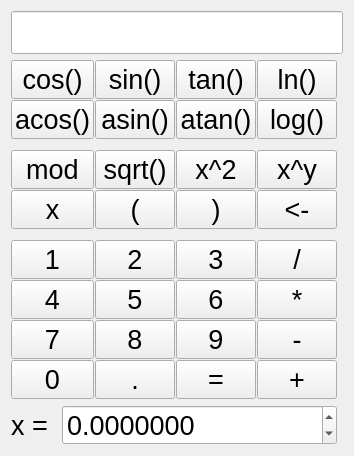
      <widget class="QWidget" name="tab">
       <attribute name="title">
        <string>Calc</string>
       </attribute>
       <layout class="QGridLayout" name="gridLayout_2">
        <item row="1" column="0" colspan="2">
         <layout class="QGridLayout" name="gridLayout_3">
          <property name="spacing">
           <number>1</number>
          </property>
          <item row="7" column="0">
           <widget class="QPushButton" name="pushButton_4">
            <property name="sizePolicy">
             <sizepolicy hsizetype="Expanding" vsizetype="Preferred">
              <horstretch>0</horstretch>
              <verstretch>0</verstretch>
             </sizepolicy>
            </property>
            <property name="font">
             <font>
              <pointsize>20</pointsize>
             </font>
            </property>
            <property name="text">
             <string>1</string>
            </property>
           </widget>
          </item>
          <item row="9" column="0">
           <widget class="QPushButton" name="pushButton_7">
            <property name="sizePolicy">
             <sizepolicy hsizetype="Expanding" vsizetype="Preferred">
              <horstretch>0</horstretch>
              <verstretch>0</verstretch>
             </sizepolicy>
            </property>
            <property name="font">
             <font>
              <pointsize>20</pointsize>
             </font>
            </property>
            <property name="text">
             <string>7</string>
            </property>
           </widget>
          </item>
          <item row="1" column="5">
           <widget class="QPushButton" name="pushButton_29">
            <property name="sizePolicy">
             <sizepolicy hsizetype="Minimum" vsizetype="Preferred">
              <horstretch>0</horstretch>
              <verstretch>0</verstretch>
             </sizepolicy>
            </property>
            <property name="font">
             <font>
              <pointsize>20</pointsize>
             </font>
            </property>
            <property name="text">
             <string>log()</string>
            </property>
           </widget>
          </item>
          <item row="0" column="3">
           <widget class="QPushButton" name="pushButton_23">
            <property name="sizePolicy">
             <sizepolicy hsizetype="Preferred" vsizetype="Preferred">
              <horstretch>0</horstretch>
              <verstretch>0</verstretch>
             </sizepolicy>
            </property>
            <property name="font">
             <font>
              <pointsize>20</pointsize>
             </font>
            </property>
            <property name="text">
             <string>tan()</string>
            </property>
           </widget>
          </item>
          <item row="10" column="0">
           <widget class="QPushButton" name="pushButton_12">
            <property name="sizePolicy">
             <sizepolicy hsizetype="Expanding" vsizetype="Preferred">
              <horstretch>0</horstretch>
              <verstretch>0</verstretch>
             </sizepolicy>
            </property>
            <property name="font">
             <font>
              <pointsize>20</pointsize>
             </font>
            </property>
            <property name="text">
             <string>0</string>
            </property>
           </widget>
          </item>
          <item row="8" column="5">
           <widget class="QPushButton" name="pushButton_14">
            <property name="sizePolicy">
             <sizepolicy hsizetype="Expanding" vsizetype="Preferred">
              <horstretch>0</horstretch>
              <verstretch>0</verstretch>
             </sizepolicy>
            </property>
            <property name="font">
             <font>
              <pointsize>20</pointsize>
             </font>
            </property>
            <property name="text">
             <string>*</string>
            </property>
           </widget>
          </item>
          <item row="3" column="1">
           <widget class="QPushButton" name="pushButton_26">
            <property name="sizePolicy">
             <sizepolicy hsizetype="Minimum" vsizetype="Minimum">
              <horstretch>0</horstretch>
              <verstretch>0</verstretch>
             </sizepolicy>
            </property>
            <property name="font">
             <font>
              <pointsize>20</pointsize>
             </font>
            </property>
            <property name="text">
             <string>sqrt()</string>
            </property>
           </widget>
          </item>
          <item row="8" column="1">
           <widget class="QPushButton" name="pushButton_6">
            <property name="sizePolicy">
             <sizepolicy hsizetype="Expanding" vsizetype="Preferred">
              <horstretch>0</horstretch>
              <verstretch>0</verstretch>
             </sizepolicy>
            </property>
            <property name="font">
             <font>
              <pointsize>20</pointsize>
             </font>
            </property>
            <property name="text">
             <string>5</string>
            </property>
           </widget>
          </item>
          <item row="8" column="0">
           <widget class="QPushButton" name="pushButton_5">
            <property name="sizePolicy">
             <sizepolicy hsizetype="Expanding" vsizetype="Preferred">
              <horstretch>0</horstretch>
              <verstretch>0</verstretch>
             </sizepolicy>
            </property>
            <property name="font">
             <font>
              <pointsize>20</pointsize>
             </font>
            </property>
            <property name="text">
             <string>4</string>
            </property>
           </widget>
          </item>
          <item row="3" column="0">
           <widget class="QPushButton" name="pushButton_17">
            <property name="sizePolicy">
             <sizepolicy hsizetype="Minimum" vsizetype="Preferred">
              <horstretch>0</horstretch>
              <verstretch>0</verstretch>
             </sizepolicy>
            </property>
            <property name="font">
             <font>
              <pointsize>20</pointsize>
             </font>
            </property>
            <property name="text">
             <string>mod</string>
            </property>
           </widget>
          </item>
          <item row="4" column="0">
           <widget class="QPushButton" name="pushButton_30">
            <property name="sizePolicy">
             <sizepolicy hsizetype="Ignored" vsizetype="Preferred">
              <horstretch>0</horstretch>
              <verstretch>0</verstretch>
             </sizepolicy>
            </property>
            <property name="font">
             <font>
              <pointsize>20</pointsize>
             </font>
            </property>
            <property name="text">
             <string>x</string>
            </property>
           </widget>
          </item>
          <item row="0" column="0">
           <widget class="QPushButton" name="pushButton_21">
            <property name="sizePolicy">
             <sizepolicy hsizetype="Preferred" vsizetype="Preferred">
              <horstretch>0</horstretch>
              <verstretch>0</verstretch>
             </sizepolicy>
            </property>
            <property name="font">
             <font>
              <pointsize>20</pointsize>
             </font>
            </property>
            <property name="text">
             <string>cos()</string>
            </property>
           </widget>
          </item>
          <item row="9" column="3">
           <widget class="QPushButton" name="pushButton_10">
            <property name="sizePolicy">
             <sizepolicy hsizetype="Expanding" vsizetype="Preferred">
              <horstretch>0</horstretch>
              <verstretch>0</verstretch>
             </sizepolicy>
            </property>
            <property name="font">
             <font>
              <pointsize>20</pointsize>
             </font>
            </property>
            <property name="text">
             <string>9</string>
            </property>
           </widget>
          </item>
          <item row="7" column="3">
           <widget class="QPushButton" name="pushButton_2">
            <property name="sizePolicy">
             <sizepolicy hsizetype="Expanding" vsizetype="Preferred">
              <horstretch>0</horstretch>
              <verstretch>0</verstretch>
             </sizepolicy>
            </property>
            <property name="font">
             <font>
              <pointsize>20</pointsize>
             </font>
            </property>
            <property name="text">
             <string>3</string>
            </property>
           </widget>
          </item>
          <item row="0" column="1">
           <widget class="QPushButton" name="pushButton_22">
            <property name="sizePolicy">
             <sizepolicy hsizetype="Preferred" vsizetype="Preferred">
              <horstretch>0</horstretch>
              <verstretch>0</verstretch>
             </sizepolicy>
            </property>
            <property name="font">
             <font>
              <pointsize>20</pointsize>
             </font>
            </property>
            <property name="text">
             <string>sin()</string>
            </property>
           </widget>
          </item>
          <item row="8" column="3">
           <widget class="QPushButton" name="pushButton_9">
            <property name="sizePolicy">
             <sizepolicy hsizetype="Expanding" vsizetype="Preferred">
              <horstretch>0</horstretch>
              <verstretch>0</verstretch>
             </sizepolicy>
            </property>
            <property name="font">
             <font>
              <pointsize>20</pointsize>
             </font>
            </property>
            <property name="text">
             <string>6</string>
            </property>
           </widget>
          </item>
          <item row="1" column="0">
           <widget class="QPushButton" name="pushButton_25">
            <property name="sizePolicy">
             <sizepolicy hsizetype="Preferred" vsizetype="Preferred">
              <horstretch>0</horstretch>
              <verstretch>0</verstretch>
             </sizepolicy>
            </property>
            <property name="font">
             <font>
              <pointsize>20</pointsize>
             </font>
            </property>
            <property name="text">
             <string>acos()</string>
            </property>
           </widget>
          </item>
          <item row="7" column="1">
           <widget class="QPushButton" name="pushButton_3">
            <property name="sizePolicy">
             <sizepolicy hsizetype="Expanding" vsizetype="Preferred">
              <horstretch>0</horstretch>
              <verstretch>0</verstretch>
             </sizepolicy>
            </property>
            <property name="font">
             <font>
              <pointsize>20</pointsize>
             </font>
            </property>
            <property name="text">
             <string>2</string>
            </property>
           </widget>
          </item>
          <item row="9" column="5">
           <widget class="QPushButton" name="pushButton_15">
            <property name="sizePolicy">
             <sizepolicy hsizetype="Expanding" vsizetype="Preferred">
              <horstretch>0</horstretch>
              <verstretch>0</verstretch>
             </sizepolicy>
            </property>
            <property name="font">
             <font>
              <pointsize>20</pointsize>
             </font>
            </property>
            <property name="text">
             <string>-</string>
            </property>
           </widget>
          </item>
          <item row="2" column="0">
           <spacer name="verticalSpacer">
            <property name="orientation">
             <enum>Qt::Vertical</enum>
            </property>
            <property name="sizeType">
             <enum>QSizePolicy::Maximum</enum>
            </property>
            <property name="sizeHint" stdset="0">
             <size>
              <width>20</width>
              <height>10</height>
             </size>
            </property>
           </spacer>
          </item>
          <item row="10" column="3">
           <widget class="QPushButton" name="pushButton">
            <property name="sizePolicy">
             <sizepolicy hsizetype="Expanding" vsizetype="Preferred">
              <horstretch>0</horstretch>
              <verstretch>0</verstretch>
             </sizepolicy>
            </property>
            <property name="font">
             <font>
              <pointsize>20</pointsize>
             </font>
            </property>
            <property name="text">
             <string>=</string>
            </property>
           </widget>
          </item>
          <item row="10" column="5">
           <widget class="QPushButton" name="pushButton_16">
            <property name="sizePolicy">
             <sizepolicy hsizetype="Expanding" vsizetype="Preferred">
              <horstretch>0</horstretch>
              <verstretch>0</verstretch>
             </sizepolicy>
            </property>
            <property name="font">
             <font>
              <pointsize>20</pointsize>
             </font>
            </property>
            <property name="text">
             <string>+</string>
            </property>
           </widget>
          </item>
          <item row="7" column="5">
           <widget class="QPushButton" name="pushButton_11">
            <property name="sizePolicy">
             <sizepolicy hsizetype="Expanding" vsizetype="Preferred">
              <horstretch>0</horstretch>
              <verstretch>0</verstretch>
             </sizepolicy>
            </property>
            <property name="font">
             <font>
              <pointsize>20</pointsize>
             </font>
            </property>
            <property name="text">
             <string>/</string>
            </property>
           </widget>
          </item>
          <item row="0" column="5">
           <widget class="QPushButton" name="pushButton_24">
            <property name="sizePolicy">
             <sizepolicy hsizetype="Preferred" vsizetype="Preferred">
              <horstretch>0</horstretch>
              <verstretch>0</verstretch>
             </sizepolicy>
            </property>
            <property name="font">
             <font>
              <pointsize>20</pointsize>
             </font>
            </property>
            <property name="text">
             <string>ln()</string>
            </property>
           </widget>
          </item>
          <item row="10" column="1">
           <widget class="QPushButton" name="pushButton_13">
            <property name="sizePolicy">
             <sizepolicy hsizetype="Expanding" vsizetype="Preferred">
              <horstretch>0</horstretch>
              <verstretch>0</verstretch>
             </sizepolicy>
            </property>
            <property name="font">
             <font>
              <pointsize>20</pointsize>
             </font>
            </property>
            <property name="text">
             <string>.</string>
            </property>
           </widget>
          </item>
          <item row="1" column="3">
           <widget class="QPushButton" name="pushButton_28">
            <property name="sizePolicy">
             <sizepolicy hsizetype="Preferred" vsizetype="Preferred">
              <horstretch>0</horstretch>
              <verstretch>0</verstretch>
             </sizepolicy>
            </property>
            <property name="font">
             <font>
              <pointsize>20</pointsize>
             </font>
            </property>
            <property name="text">
             <string>atan()</string>
            </property>
           </widget>
          </item>
          <item row="1" column="1">
           <widget class="QPushButton" name="pushButton_27">
            <property name="sizePolicy">
             <sizepolicy hsizetype="Preferred" vsizetype="Preferred">
              <horstretch>0</horstretch>
              <verstretch>0</verstretch>
             </sizepolicy>
            </property>
            <property name="font">
             <font>
              <pointsize>20</pointsize>
             </font>
            </property>
            <property name="text">
             <string>asin()</string>
            </property>
           </widget>
          </item>
          <item row="9" column="1">
           <widget class="QPushButton" name="pushButton_8">
            <property name="sizePolicy">
             <sizepolicy hsizetype="Expanding" vsizetype="Preferred">
              <horstretch>0</horstretch>
              <verstretch>0</verstretch>
             </sizepolicy>
            </property>
            <property name="font">
             <font>
              <pointsize>20</pointsize>
             </font>
            </property>
            <property name="text">
             <string>8</string>
            </property>
           </widget>
          </item>
          <item row="5" column="0">
           <spacer name="verticalSpacer_2">
            <property name="orientation">
             <enum>Qt::Vertical</enum>
            </property>
            <property name="sizeType">
             <enum>QSizePolicy::Maximum</enum>
            </property>
            <property name="sizeHint" stdset="0">
             <size>
              <width>20</width>
              <height>10</height>
             </size>
            </property>
           </spacer>
          </item>
          <item row="3" column="5">
           <widget class="QPushButton" name="pushButton_31">
            <property name="sizePolicy">
             <sizepolicy hsizetype="Minimum" vsizetype="Preferred">
              <horstretch>0</horstretch>
              <verstretch>0</verstretch>
             </sizepolicy>
            </property>
            <property name="font">
             <font>
              <pointsize>20</pointsize>
             </font>
            </property>
            <property name="text">
             <string>x^y</string>
            </property>
           </widget>
          </item>
          <item row="4" column="1">
           <widget class="QPushButton" name="pushButton_18">
            <property name="sizePolicy">
             <sizepolicy hsizetype="Minimum" vsizetype="Preferred">
              <horstretch>0</horstretch>
              <verstretch>0</verstretch>
             </sizepolicy>
            </property>
            <property name="font">
             <font>
              <pointsize>20</pointsize>
             </font>
            </property>
            <property name="text">
             <string>(</string>
            </property>
           </widget>
          </item>
          <item row="4" column="3">
           <widget class="QPushButton" name="pushButton_19">
            <property name="sizePolicy">
             <sizepolicy hsizetype="Ignored" vsizetype="Preferred">
              <horstretch>0</horstretch>
              <verstretch>0</verstretch>
             </sizepolicy>
            </property>
            <property name="font">
             <font>
              <pointsize>20</pointsize>
             </font>
            </property>
            <property name="text">
             <string>)</string>
            </property>
           </widget>
          </item>
          <item row="4" column="5">
           <widget class="QPushButton" name="pushButton_20">
            <property name="sizePolicy">
             <sizepolicy hsizetype="Minimum" vsizetype="Preferred">
              <horstretch>0</horstretch>
              <verstretch>0</verstretch>
             </sizepolicy>
            </property>
            <property name="font">
             <font>
              <pointsize>20</pointsize>
             </font>
            </property>
            <property name="text">
             <string>&lt;-</string>
            </property>
           </widget>
          </item>
          <item row="3" column="3">
           <widget class="QPushButton" name="pushButton_32">
            <property name="sizePolicy">
             <sizepolicy hsizetype="Minimum" vsizetype="Preferred">
              <horstretch>0</horstretch>
              <verstretch>0</verstretch>
             </sizepolicy>
            </property>
            <property name="font">
             <font>
              <pointsize>20</pointsize>
             </font>
            </property>
            <property name="text">
             <string>x^2</string>
            </property>
           </widget>
          </item>
         </layout>
        </item>
        <item row="0" column="0" colspan="3">
         <widget class="QLineEdit" name="lineEdit">
          <property name="sizePolicy">
           <sizepolicy hsizetype="Preferred" vsizetype="Fixed">
            <horstretch>0</horstretch>
            <verstretch>0</verstretch>
           </sizepolicy>
          </property>
          <property name="font">
           <font>
            <family>Comic Sans MS</family>
            <pointsize>20</pointsize>
           </font>
          </property>
          <property name="maxLength">
           <number>255</number>
          </property>
          <property name="alignment">
           <set>Qt::AlignRight|Qt::AlignTrailing|Qt::AlignVCenter</set>
          </property>
         </widget>
        </item>
        <item row="2" column="0">
         <widget class="QLabel" name="label_13">
          <property name="sizePolicy">
           <sizepolicy hsizetype="Maximum" vsizetype="Preferred">
            <horstretch>0</horstretch>
            <verstretch>0</verstretch>
           </sizepolicy>
          </property>
          <property name="font">
           <font>
            <pointsize>20</pointsize>
           </font>
          </property>
          <property name="text">
           <string>x = </string>
          </property>
         </widget>
        </item>
        <item row="2" column="1">
         <widget class="QDoubleSpinBox" name="doubleSpinBox">
          <property name="sizePolicy">
           <sizepolicy hsizetype="Preferred" vsizetype="Fixed">
            <horstretch>0</horstretch>
            <verstretch>0</verstretch>
           </sizepolicy>
          </property>
          <property name="font">
           <font>
            <pointsize>20</pointsize>
           </font>
          </property>
          <property name="decimals">
           <number>7</number>
          </property>
          <property name="minimum">
           <double>-1000000.000000000000000</double>
          </property>
          <property name="maximum">
           <double>1000000.000000000000000</double>
          </property>
         </widget>
        </item>
        <item row="1" column="2" rowspan="2">
         <widget class="forPaint" name="widget" native="true">
          <property name="sizePolicy">
           <sizepolicy hsizetype="Expanding" vsizetype="Expanding">
            <horstretch>0</horstretch>
            <verstretch>0</verstretch>
           </sizepolicy>
          </property>
          <property name="palette">
           <palette>
            <active>
             <colorrole role="Window">
              <brush brushstyle="SolidPattern">
               <color alpha="255">
                <red>243</red>
                <green>246</green>
                <blue>255</blue>
               </color>
              </brush>
             </colorrole>
            </active>
            <inactive>
             <colorrole role="Window">
              <brush brushstyle="SolidPattern">
               <color alpha="255">
                <red>46</red>
                <green>47</green>
                <blue>48</blue>
               </color>
              </brush>
             </colorrole>
            </inactive>
            <disabled>
             <colorrole role="Window">
              <brush brushstyle="SolidPattern">
               <color alpha="255">
                <red>243</red>
                <green>246</green>
                <blue>255</blue>
               </color>
              </brush>
             </colorrole>
            </disabled>
           </palette>
          </property>
          <property name="styleSheet">
           <string notr="true"/>
          </property>
         </widget>
        </item>
       </layout>
      </widget>
